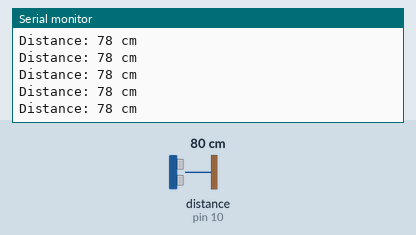
A sketch run on a simulated Arduino Uno, built with avr-gcc and run on an emulated ATmega328P. Shown: the last lines printed to the serial monitor. Wiring (inferred from the names in the program): ultrasonic range finder: trigger pin 9; echo pin 10. The inputs (shaded band) are chosen by the test bench; at power-on: distance to the obstacle (sensor on pin 10) 80 cm. The echo pulse lasts 58.3 µs per cm.

Above: at 1.2 s.
1.3 s: distance to the obstacle (sensor on pin 10) set to 299 cm
At 1.62 s:
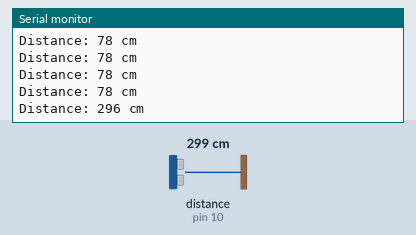
4.3 s: distance to the obstacle (sensor on pin 10) set to 2 cm
At 4.45 s:
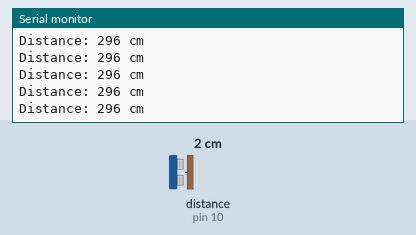
Timing chart, 0 to 7.3 s (numbered marks = the images above; inputs shaded):
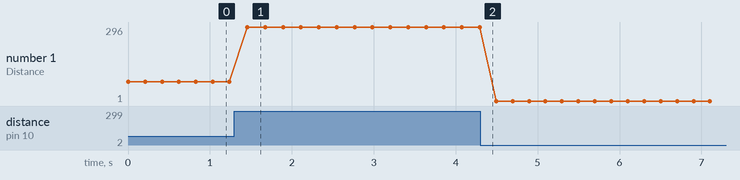

The sketch:

distance_measuring.ino
```cpp
const int trigPin = 9;
const int echoPin = 10;

void setup() {
  Serial.begin(9600);
  pinMode(trigPin, OUTPUT);
  pinMode(echoPin, INPUT);
}

void loop() {
  // for clearing the pin
  digitalWrite(trigPin, LOW);
  delayMicroseconds(2);

  //to send a 10 microsecond wave
  digitalWrite(trigPin, HIGH);
  delayMicroseconds(10);
  digitalWrite(trigPin, LOW);

  //to measure how lond echo pin stays high
  long duration = pulseIn(echoPin, HIGH);

  // Calculating Distance
  int distance = duration * 0.034 / 2;

  // Printing to Serial Monitor
  Serial.print("Distance: ");
  Serial.print(distance);
  Serial.println(" cm");

  delay(200);
}
```

Measured:
- after the input at 1.3 s, the serial monitor: prints a new line after 0.16 s (image 1)
- plotted number 1: 78 → 296 after the input at 1.3 s, 296 → 1 after the input at 4.3 s
